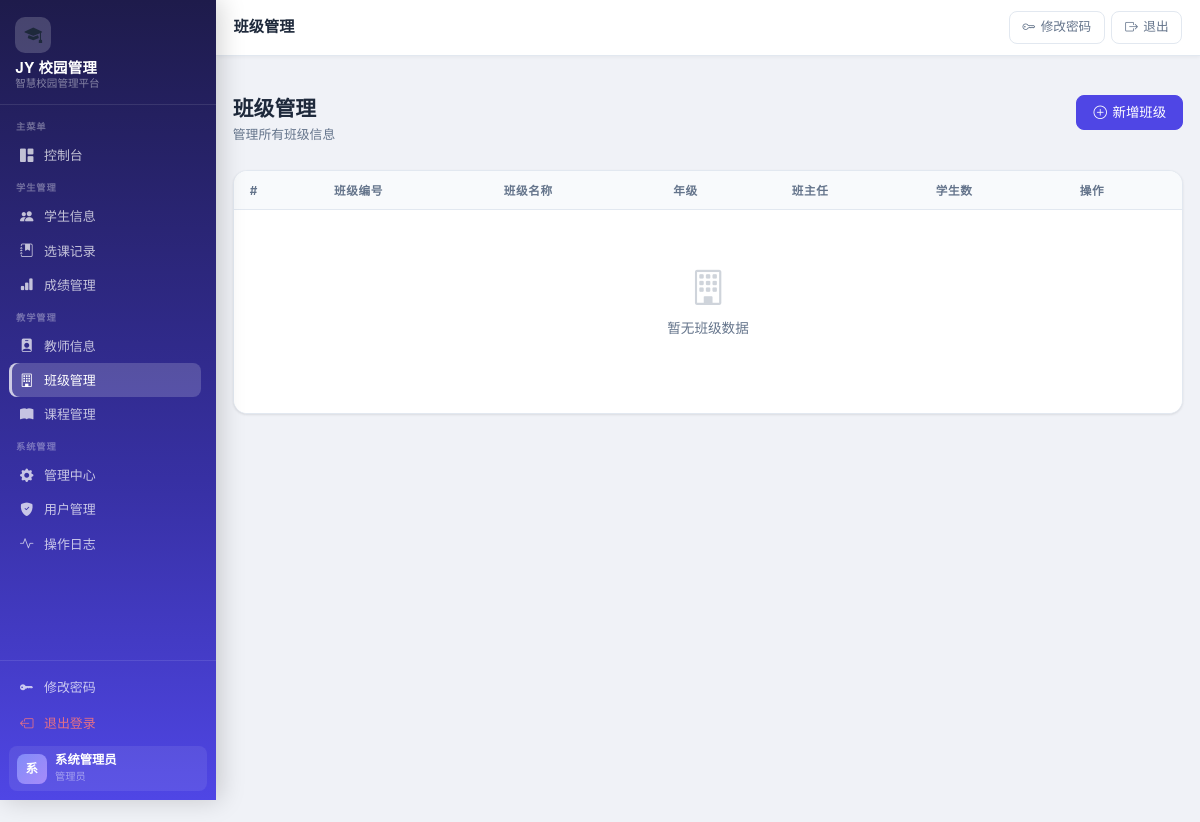
The page /classes (signed in) on the database as committed earlier.
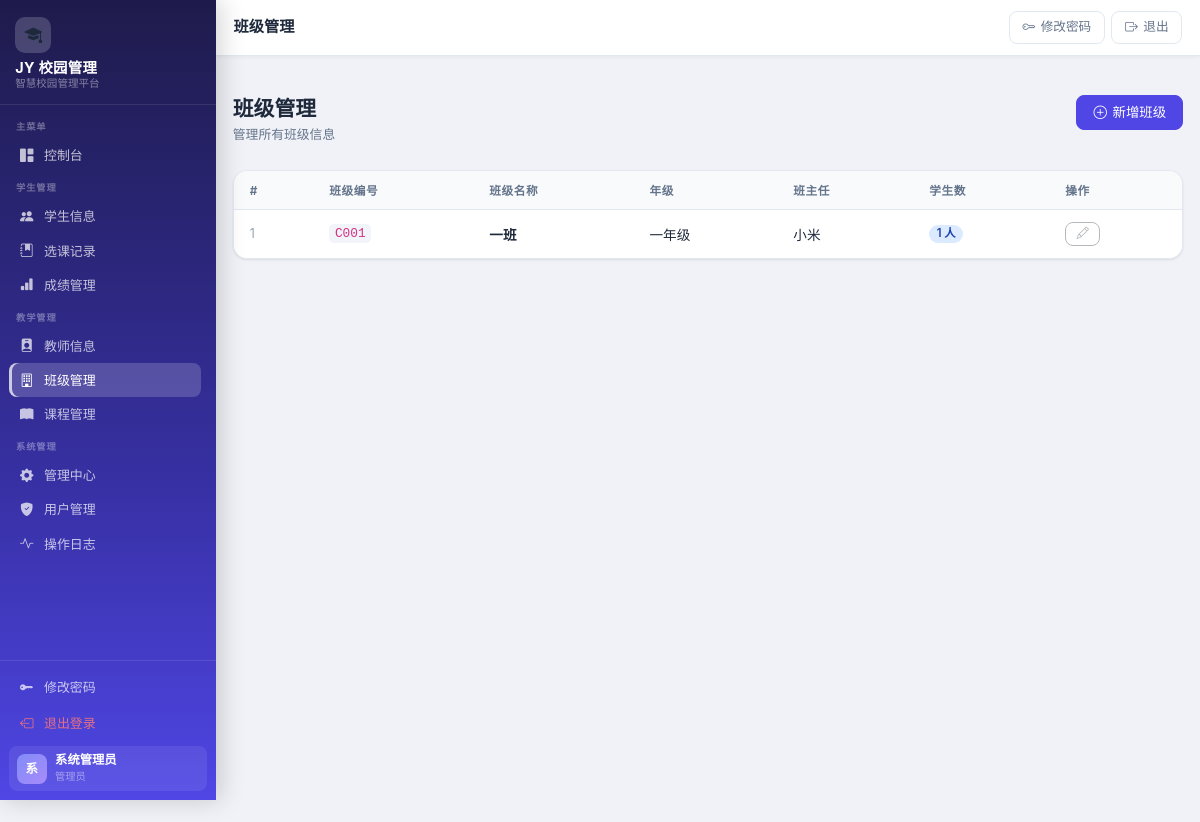
The same page on the database as committed later.
### app.py (models this page shows, shortened)
class Class(db.Model):
    __tablename__ = "classes"
    id = db.Column(db.Integer, primary_key=True)
    class_no = db.Column(db.String(50), unique=True, nullable=False)
    class_name = db.Column(db.String(100), nullable=False)
    headteacher_id = db.Column(db.Integer, db.ForeignKey("users.id"))
    grade = db.Column(db.String(20))  # 年级
    total_students = db.Column(db.Integer, default=0)
    created_at = db.Column(db.DateTime, default=datetime.utcnow)
    updated_at = db.Column(db.DateTime, default=datetime.utcnow, onupdate=datetime.utcnow)
    students = db.relationship("Student", backref="class_obj", lazy=True)
    headteacher = db.relationship("User", backref="classes_managed")

class User(db.Model):
    __tablename__ = "users"
    id = db.Column(db.Integer, primary_key=True)
    username = db.Column(db.String(50), unique=True, nullable=False)
    password = db.Column(db.String(255), nullable=False)
    full_name = db.Column(db.String(100), nullable=False)
    role = db.Column(db.String(20), nullable=False, default="student")  # admin, teacher, student
    email = db.Column(db.String(100))
    phone = db.Column(db.String(20))
    is_active = db.Column(db.Boolean, default=True)
    created_at = db.Column(db.DateTime, default=datetime.utcnow)
    updated_at = db.Column(db.DateTime, default=datetime.utcnow, onupdate=datetime.utcnow)

### app.py (the view)
@app.route("/classes")
@login_required
def list_classes():
    q = Class.query
    if session.get("role") == "teacher":
        managed_ids = _teacher_managed_class_ids(session["user_id"])
        if managed_ids:
            q = q.filter(Class.id.in_(managed_ids))
        else:
            q = q.filter(Class.id == -1)
    classes = q.order_by(Class.id.desc()).all()
    teachers = Teacher.query.all()
    return render_template("classes/list.html", classes=classes, teachers=teachers)

### app.py (called while the page is built)
def login_required(f):
    @wraps(f)
    def decorated_function(*args, **kwargs):
        if "user_id" not in session:
            flash("请先登录", "warning")
            return redirect(url_for("login"))
        return f(*args, **kwargs)
    return decorated_function

### templates/classes/list.html (shortened to what this page needs)
﻿{% extends "base.html" %}
{% block page_title %}班级管理{% endblock %}
{% block content %}
<div class="page-header">
  <div>
    <h1 class="page-title">班级管理</h1>
    <p class="page-subtitle">管理所有班级信息</p>
  </div>
  {% if session.role in ['admin', 'teacher'] %}
  <a href="{{ url_for('add_class') }}" class="btn btn-primary">
    <i class="bi bi-plus-circle"></i> 新增班级
  </a>
  {% endif %}
</div>
<div class="table-card">
  <div class="table-responsive">
    <table class="table">
      <thead>
        <tr>
          <th>#</th>
          <th>班级编号</th>
          <th>班级名称</th>
          <th>年级</th>
          <th>班主任</th>
          <th>学生数</th>
          <th>操作</th>
        </tr>
      </thead>
      <tbody>
        {% if classes %}
        {% for cls in classes %}
        <tr>
          <td style="color:#94a3b8;font-size:.78rem">{{ loop.index }}</td>
          <td><code style="background:#f1f5f9;padding:.15em .45em;border-radius:.3rem;font-size:.8rem">{{ cls.class_no }}</code></td>
          <td class="fw-semibold">{{ cls.class_name }}</td>
          <td>{{ cls.grade or '' }}</td>
          <td>{{ cls.headteacher.full_name if cls.headteacher else '' }}</td>
          <td>
            <span class="badge badge-info">{{ cls.students|length }} 人</span>
          </td>
          <td>
            <div class="d-flex gap-1">
              {% if session.role in ['admin', 'teacher'] %}
              <button class="btn btn-sm btn-outline-secondary" disabled title="编辑">
                <i class="bi bi-pencil"></i>
              </button>
              {% endif %}
            </div>
          </td>
        </tr>
        {% endfor %}
        {% else %}
        <tr>
          <td colspan="7">
            <div class="no-data">
              <i class="bi bi-building"></i>
              <p>暂无班级数据</p>
            </div>
          </td>
        </tr>
        {% endif %}
      </tbody>
    </table>
  </div>
</div>
{% endblock %}

Rows that differ between the two databases and show on the page:
added Class: class_no "C001", class_name "一班", grade "一年级", headteacher "小米", students|length "1"
Other text that changed with them:
text no longer shown: "暂无班级数据"
